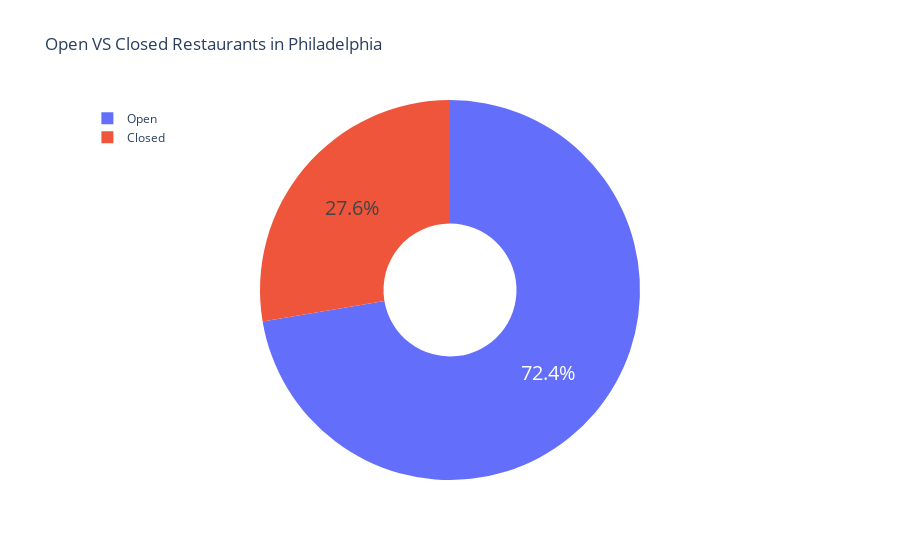

The cell this chart's notebook holds for it:
### Code cell
open_counts = philly_businesses.is_open.value_counts()
open_counts.index = ['Open', 'Closed']
fig = px.pie(open_counts, values=open_counts, names=open_counts.index.values, title='Open VS Closed Restaurants in Philadelphia', hole=0.35)
fig.update_traces(hoverinfo='value', textinfo='percent', textfont_size=20)
fig.update_layout(legend=dict(yanchor="top", y=0.99, xanchor="left", x=0.01))
fig.show()

### Figure 1 — Plotly figure (JSON) as saved in the notebook; plotly's stock layout.template omitted (floating-point values rounded to 4 significant figures)
{"data": [{"domain": {"x": [0, 1], "y": [0, 1]}, "hole": 0.35, "hoverinfo": "value", "hovertemplate": "label=%{label}<br>value=%{value}<extra></extra>", "labels": ["Open", "Closed"], "legendgroup": "", "name": "", "showlegend": true, "textfont": {"size": 20}, "textinfo": "percent", "type": "pie", "values": [10542, 4027]}], "layout": {"legend": {"tracegroupgap": 0, "x": 0.01, "xanchor": "left", "y": 0.99, "yanchor": "top"}, "title": {"text": "Open VS Closed Restaurants in Philadelphia"}}}
